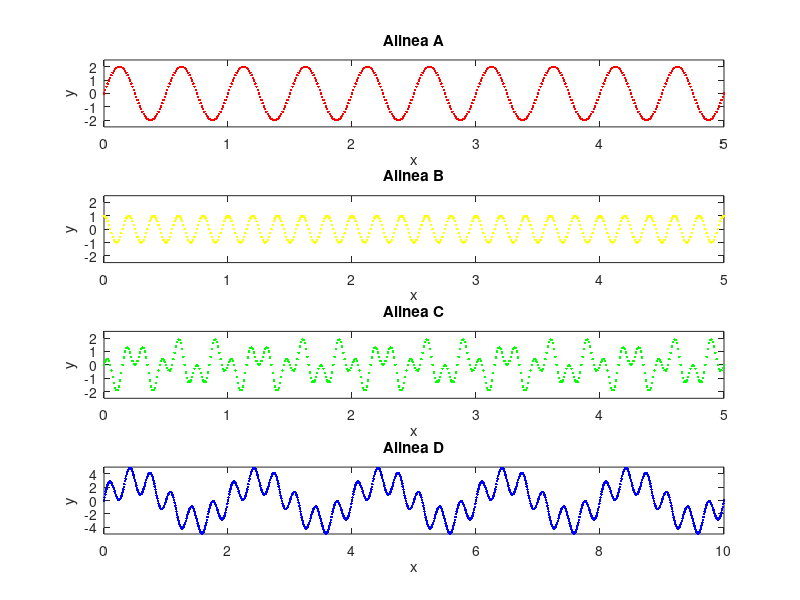
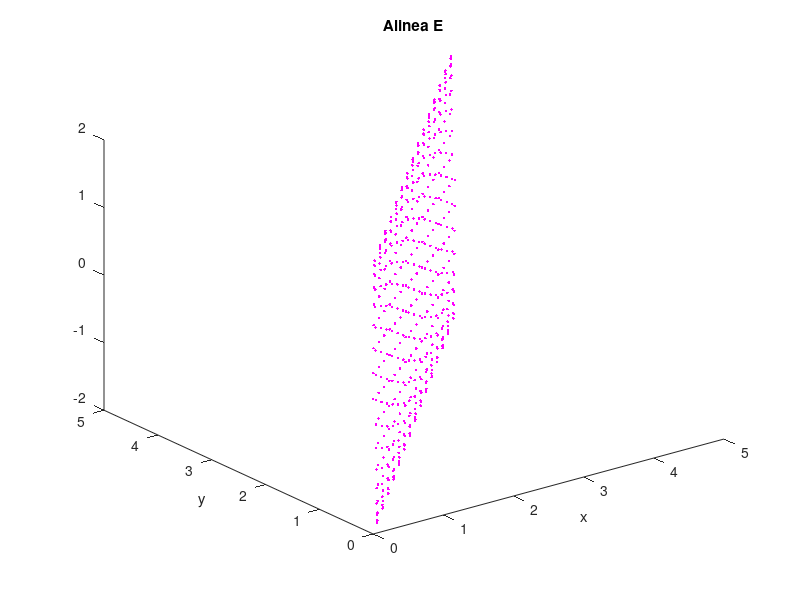

Write the MATLAB code that produced these figures, in order.
Ta = 0.01

% Alinea A
xa = 0:Ta:5;
ya = 2 * sin(4 * pi * xa);

subplot(4, 1, 1)
plot(xa, ya, 'r.');

axis([0 5 -2.5 2.5]);
title('Alinea A');
xlabel('x');
ylabel('y');


% Alinea B
xb = 0:Ta:5;
yb = cos(10 * pi * xb);

subplot(4, 1, 2)
plot(xb, yb, 'y.');

axis([0 5 -2.5 2.5]);
title('Alinea B');
xlabel('x');
ylabel('y');


% Alinea C
xc = 0:Ta:5;
yc = ya.*yb;

subplot(4, 1, 3)
plot(xc, yc, 'g.');

axis([0 5 -2.5 2.5]);
title('Alinea C');
xlabel('x');
ylabel('y');


% Alinea D
xd = 0:Ta:10;
yd = 3 * sin(pi * xd) + 2 * sin(6 * pi * xd);

subplot(4, 1, 4)
plot(xd, yd, 'b.');

axis([0 10 -5 5]);
title('Alinea D');
xlabel('x');
ylabel('y');

% Alinea E
figure;
xe0 = 0:Ta:5;
xe1 = 0:Ta:5;
ye = 2 * sin(2 * pi * (2 * xe0 + xe1));

plot3(xe0, xe1, ye, 'm.');

title('Alinea E');
xlabel('x');
ylabel('y');
